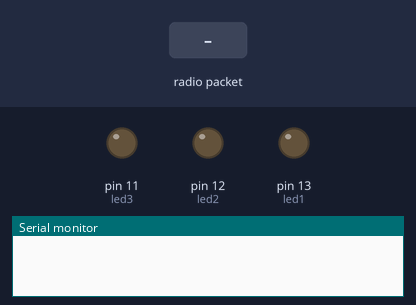
The sketch below on a simulated Arduino Uno, built with avr-gcc and run on an emulated ATmega328P. Parts: output pins drawn as LEDs (lit = HIGH), the last lines printed to the serial monitor. The test bench sets the inputs (shaded band). No radio packets arrive unless stated.

Above: at 1.2 s.
1.3 s: radio packet "60 KPH" arrives
At 1.6 s:
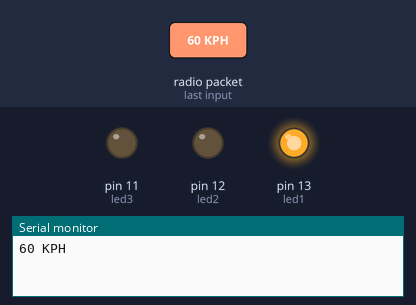
2.8 s: radio packet "70 KPH" arrives
At 3.9 s:
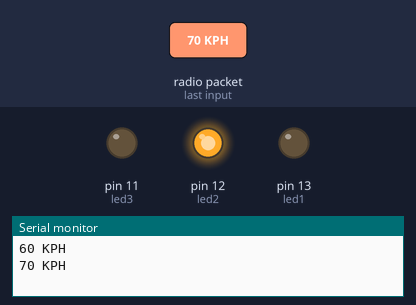
4.3 s: radio packet "80 KPH" arrives
At 5.1 s:
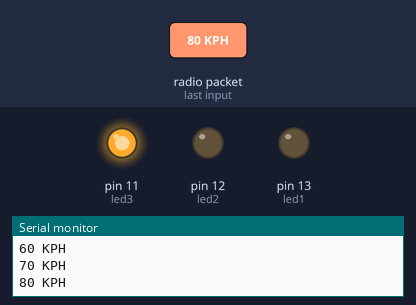
Timing chart, 0 to 7.3 s (numbered marks = the images above; inputs shaded):
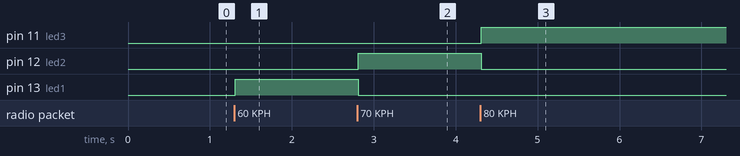

The sketch:

Receiver.ino
```cpp
#include <RF24_config.h>
/*Receiver Code*/
#include <SPI.h>
#include <nRF24L01.h>
#include <RF24.h>

int led1 = 13;
int led2 = 12;
int led3 = 11;


RF24 radio(7, 8); // CE, CSN
const byte address[6] = "00001";
void setup() {
  Serial.begin(9600);
  radio.begin();
  radio.openReadingPipe(0, address);
  radio.setPALevel(RF24_PA_MIN);
  radio.startListening();
  pinMode(led1, OUTPUT);
  pinMode(led2, OUTPUT);
  pinMode(led3, OUTPUT);
}
void loop() {
  if (radio.available()) {
    char text[32] = "";
    while (radio.available()){
     radio.read(&text, sizeof(text));
       Serial.println(text);
      }

    if (strcmp(text,"60 KPH") == 0){
      delay(10);
    digitalWrite(led1, HIGH);
    digitalWrite(led2, LOW);
    digitalWrite(led3, LOW);
    }

    else if (strcmp(text,"70 KPH") == 0){
      delay(10);
    digitalWrite(led1, LOW);
    digitalWrite(led2, HIGH);
    digitalWrite(led3, LOW);
    }

    else if (strcmp(text,"80 KPH") == 0){
      delay(10);
    digitalWrite(led1, LOW);
    digitalWrite(led2, LOW);
    digitalWrite(led3, HIGH);
    }
    else if (strcmp(text,"OFF") == 0){
      delay(10);
    digitalWrite(led1, LOW);
    digitalWrite(led2, LOW);
    digitalWrite(led3, LOW);
    }
  }

}
```

Measured:
- after the input at 1.3 s, pin 13 (led1): LOW → HIGH at once
- after the input at 2.8 s, pin 12 (led2): LOW → HIGH at once; pin 13 (led1): HIGH → LOW at once
- after the input at 4.3 s, pin 11 (led3): LOW → HIGH at once; pin 12 (led2): HIGH → LOW at once
